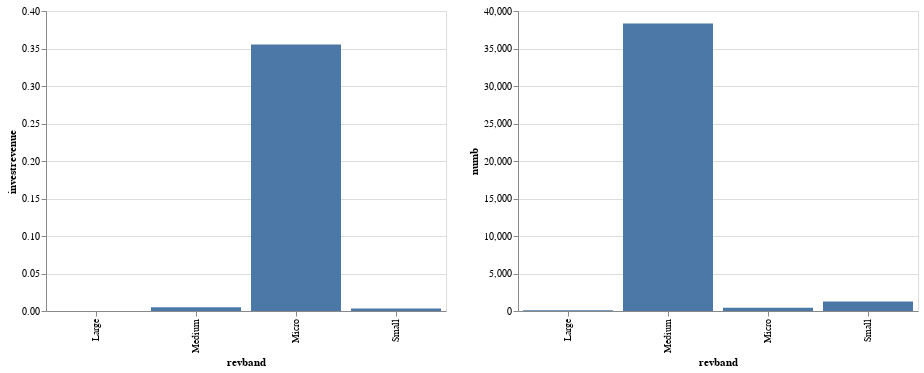

The notebook cell saved with this chart:
### Markdown cell above
# Summary Tables

### Code cell
import altair as alt

bars = alt.Chart(investrevenue_summary_by_revenue).mark_bar().encode(
    y = 'investrevenue:Q',
    x = 'revband:N')

numbbars = alt.Chart(numb_summary_by_revenue).mark_bar().encode(
    y = 'numb:Q',
    x = 'revband:N')

bars | numbbars

### Figure 1 — Vega-Lite specification as saved in the notebook (floating-point values rounded to 4 significant figures)
{"$schema": "https://vega.github.io/schema/vega-lite/v2.6.0.json", "config": {"view": {"height": 300, "width": 400}}, "datasets": {"data-e1a1a14cf6c5fd6203bda0f0a1e31e18": [{"investn": 13760.0, "numb": 106, "revband": "Large", "salesa": 1183000000, "serial": 1877, "weight0": 9.858e-06}, {"investn": 881300.0, "numb": 38350.0, "revband": "Medium", "salesa": 854800000.0, "serial": 2139.0, "weight0": 2.702e-05}, {"investn": 6330.0, "numb": 421.4, "revband": "Micro", "salesa": 1849000.0, "serial": 2223.0, "weight0": 0.0008132}, {"investn": 61010.0, "numb": 1261.0, "revband": "Small", "salesa": 49200000.0, "serial": 2251.0, "weight0": 0.0001776}], "data-ffd97e3f08188848885c6f7c49bf4580": [{"investn": 27510.0, "investrevenue": 2.581e-05, "numb": 12, "revband": "Large", "salesa": 1066000000, "serial": 3152, "weight0": 0}, {"investn": 1516000.0, "investrevenue": 0.005107, "numb": 54490.0, "revband": "Medium", "salesa": 782600000.0, "serial": 1852.0, "weight0": 2.94e-05}, {"investn": 7544.0, "investrevenue": 0.3553, "numb": 458.0, "revband": "Micro", "salesa": 1802000.0, "serial": 2195.0, "weight0": 0.0008253}, {"investn": 105000.0, "investrevenue": 0.003341, "numb": 142.2, "revband": "Small", "salesa": 47940000.0, "serial": 2223.0, "weight0": 0.0001885}]}, "hconcat": [{"data": {"name": "data-ffd97e3f08188848885c6f7c49bf4580"}, "encoding": {"x": {"field": "revband", "type": "nominal"}, "y": {"field": "investrevenue", "type": "quantitative"}}, "mark": "bar"}, {"data": {"name": "data-e1a1a14cf6c5fd6203bda0f0a1e31e18"}, "encoding": {"x": {"field": "revband", "type": "nominal"}, "y": {"field": "numb", "type": "quantitative"}}, "mark": "bar"}]}
